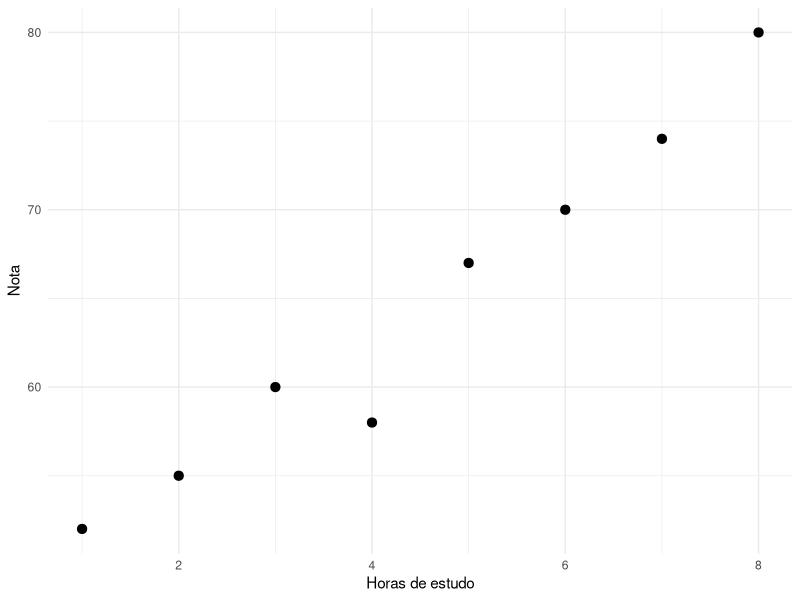
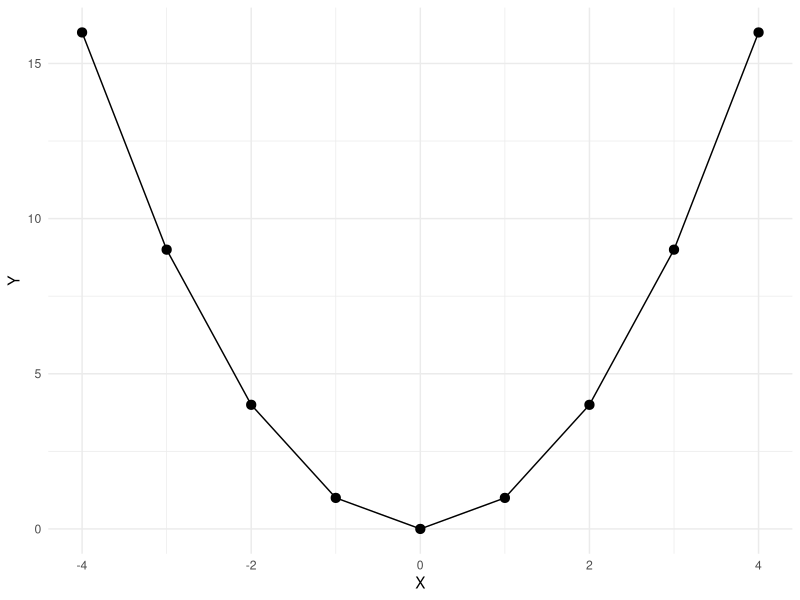
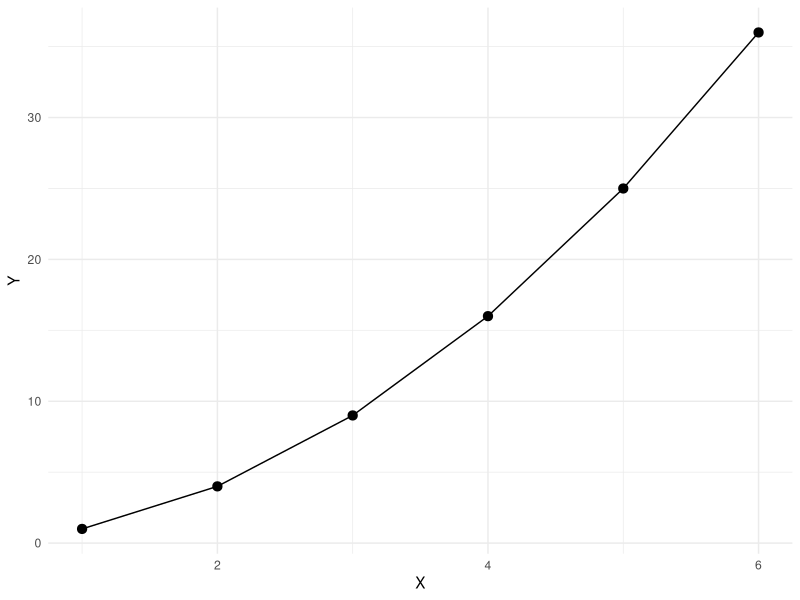
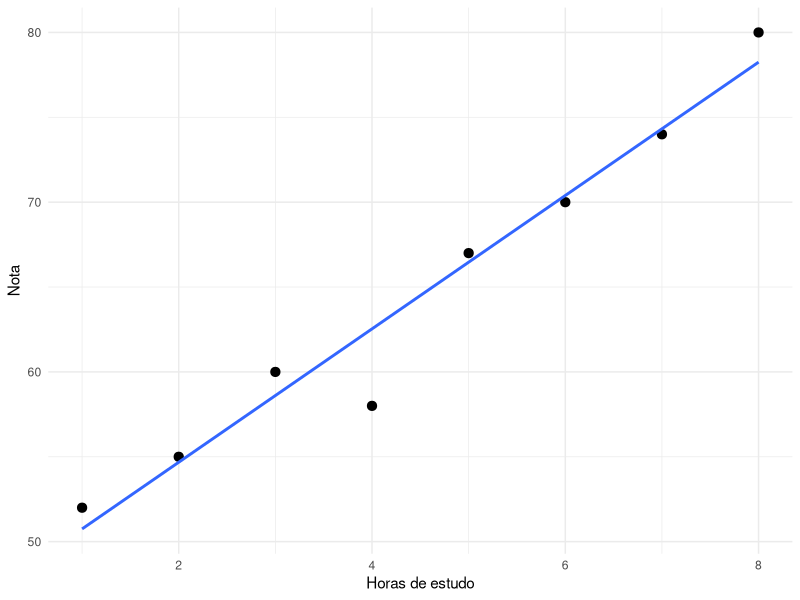
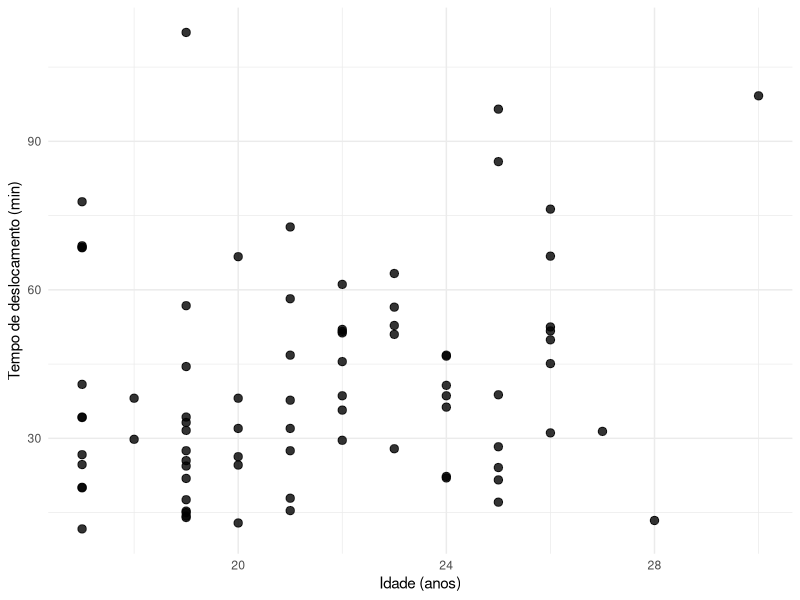
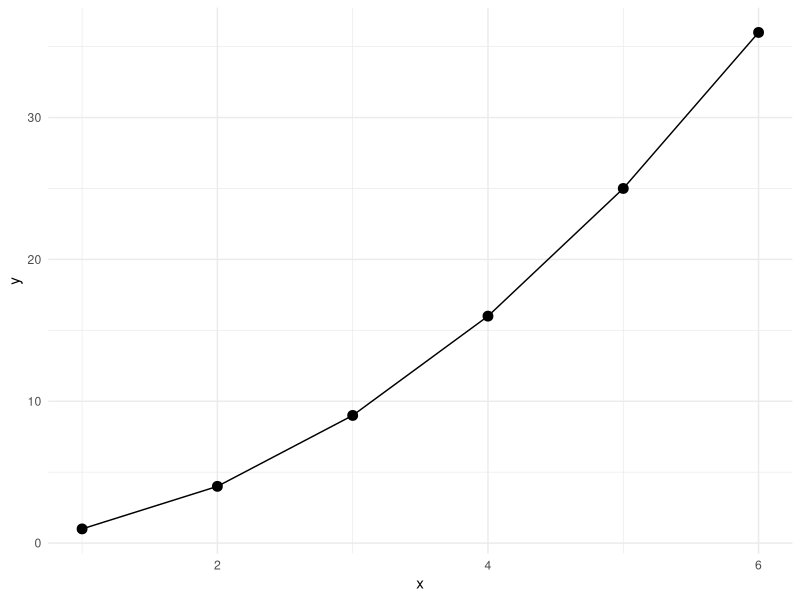
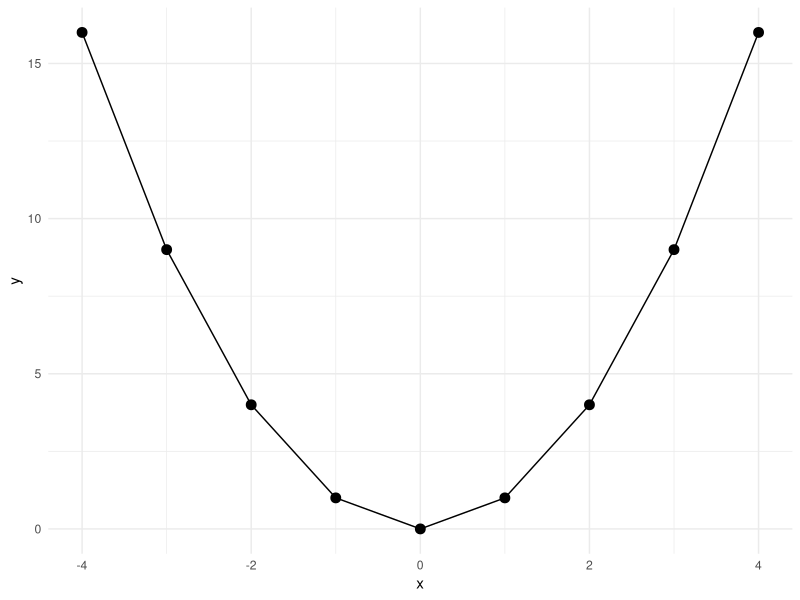
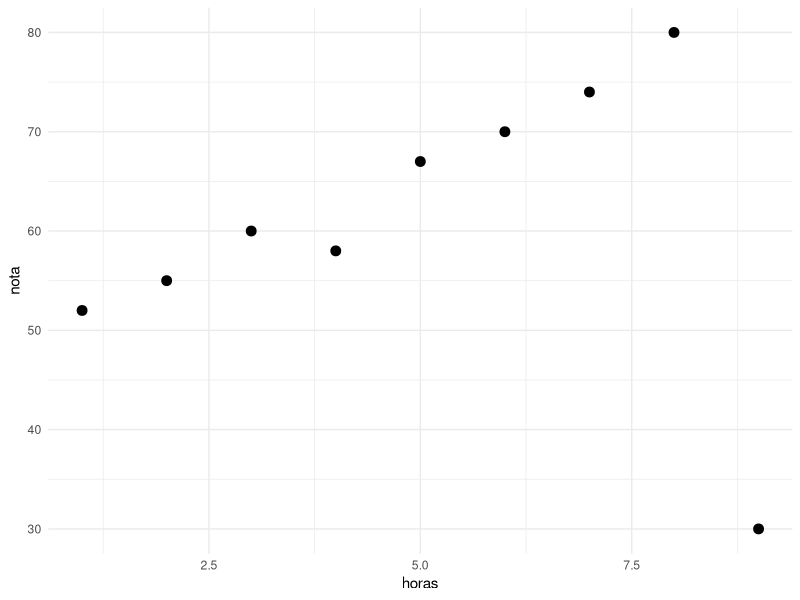

Reproduce these figures in R, in order.
## ---- chunk 1
#| label: setup-associacao-quantitativas
#| include: false

library(tidyverse)

dados <- read_csv(
  "dados/estudantes80n.csv",
  show_col_types = FALSE
)

exemplo_estudo <- tibble(
  horas = 1:8,
  nota = c(
    52, 55, 60, 58,
    67, 70, 74, 80
  )
)

exemplo_nao_linear <- tibble(
  x = -4:4,
  y = x^2
)

exemplo_monotonico <- tibble(
  x = 1:6,
  y = x^2
)
## ---- chunk 2
#| label: fig-dispersao-horas-notas
#| fig-cap: "Diagrama de dispersão das horas de estudo e das notas."
#| fig-alt: "Pontos mostrando tendência crescente entre horas de estudo e nota."
#| echo: false

ggplot(
  exemplo_estudo,
  aes(
    x = horas,
    y = nota
  )
) +
  geom_point(size = 2.8) +
  labs(
    x = "Horas de estudo",
    y = "Nota"
  ) +
  theme_minimal()
## ---- chunk 3
#| label: fig-relacao-nao-linear
#| fig-cap: "Exemplo de associação não linear em forma de U."
#| fig-alt: "Pontos formando uma parábola em U."
#| echo: false

ggplot(
  exemplo_nao_linear,
  aes(
    x = x,
    y = y
  )
) +
  geom_point(size = 2.8) +
  geom_line() +
  labs(
    x = "X",
    y = "Y"
  ) +
  theme_minimal()
## ---- chunk 4
#| label: fig-monotonica-nao-linear
#| fig-cap: "Exemplo de associação monotônica crescente, mas não linear."
#| fig-alt: "Pontos crescentes formando uma curva convexa."
#| echo: false

ggplot(
  exemplo_monotonico,
  aes(
    x = x,
    y = y
  )
) +
  geom_point(size = 2.8) +
  geom_line() +
  labs(
    x = "X",
    y = "Y"
  ) +
  theme_minimal()
## ---- chunk 5
#| label: fig-reta-horas-notas
#| fig-cap: "Diagrama de dispersão com reta de tendência ajustada."
#| fig-alt: "Pontos de horas de estudo e nota acompanhados por uma reta crescente."
#| echo: false

ggplot(
  exemplo_estudo,
  aes(
    x = horas,
    y = nota
  )
) +
  geom_point(size = 2.8) +
  geom_smooth(
    method = "lm",
    se = FALSE
  ) +
  labs(
    x = "Horas de estudo",
    y = "Nota"
  ) +
  theme_minimal()
## ---- chunk 6
library(tidyverse)

dados <- read_csv(
  "dados/estudantes80n.csv",
  show_col_types = FALSE
)
## ---- chunk 7
dados |>
  select(
    idade_anos,
    faltas,
    tempo_deslocamento_min,
    altura_m
  ) |>
  glimpse()
## ---- chunk 8
dados |>
  ggplot(
    aes(
      x = idade_anos,
      y = tempo_deslocamento_min
    )
  ) +
  geom_point(
    size = 2.5,
    alpha = 0.8
  ) +
  labs(
    x = "Idade (anos)",
    y = "Tempo de deslocamento (min)"
  ) +
  theme_minimal()
## ---- chunk 9
cov(
  dados$idade_anos,
  dados$tempo_deslocamento_min,
  use = "complete.obs"
)
## ---- chunk 10
cor(
  dados$idade_anos,
  dados$tempo_deslocamento_min,
  use = "complete.obs",
  method = "pearson"
)
## ---- chunk 11
cor(
  dados$idade_anos,
  dados$tempo_deslocamento_min,
  use = "complete.obs",
  method = "spearman"
)
## ---- chunk 12
dados_quantitativos <- dados |>
  select(
    idade_anos,
    faltas,
    tempo_deslocamento_min,
    altura_m
  )

cor(
  dados_quantitativos,
  use = "complete.obs",
  method = "pearson"
)
## ---- chunk 13
cor(
  dados_quantitativos,
  use = "complete.obs",
  method = "spearman"
)
## ---- chunk 14
monotonico <- tibble(
  x = 1:6,
  y = (1:6)^2
)

monotonico
## ---- chunk 15
monotonico |>
  ggplot(
    aes(
      x = x,
      y = y
    )
  ) +
  geom_point(size = 3) +
  geom_line() +
  theme_minimal()
## ---- chunk 16
cor(
  monotonico$x,
  monotonico$y,
  method = "pearson"
)

cor(
  monotonico$x,
  monotonico$y,
  method = "spearman"
)
## ---- chunk 17
nao_linear <- tibble(
  x = -4:4,
  y = (-4:4)^2
)
## ---- chunk 18
nao_linear |>
  ggplot(
    aes(
      x = x,
      y = y
    )
  ) +
  geom_point(size = 3) +
  geom_line() +
  theme_minimal()
## ---- chunk 19
cor(
  nao_linear$x,
  nao_linear$y,
  method = "pearson"
)

cor(
  nao_linear$x,
  nao_linear$y,
  method = "spearman"
)
## ---- chunk 20
estudo <- tibble(
  horas = 1:8,
  nota = c(
    52, 55, 60, 58,
    67, 70, 74, 80
  )
)
## ---- chunk 21
cor(
  estudo$horas,
  estudo$nota,
  method = "pearson"
)

cor(
  estudo$horas,
  estudo$nota,
  method = "spearman"
)
## ---- chunk 22
estudo_extremo <- estudo |>
  add_row(
    horas = 9,
    nota = 30
  )
## ---- chunk 23
cor(
  estudo_extremo$horas,
  estudo_extremo$nota,
  method = "pearson"
)

cor(
  estudo_extremo$horas,
  estudo_extremo$nota,
  method = "spearman"
)
## ---- chunk 24
estudo_extremo |>
  ggplot(
    aes(
      x = horas,
      y = nota
    )
  ) +
  geom_point(size = 3) +
  theme_minimal()
## ---- chunk 25
modelo_tempo <- lm(
  tempo_deslocamento_min ~ idade_anos,
  data = dados
)
## ---- chunk 26
coef(
  modelo_tempo
)
## ---- chunk 27
dados |>
  ggplot(
    aes(
      x = idade_anos,
      y = tempo_deslocamento_min
    )
  ) +
  geom_point(
    size = 2.5,
    alpha = 0.8
  ) +
  geom_smooth(
    method = "lm",
    se = FALSE
  ) +
  labs(
    x = "Idade (anos)",
    y = "Tempo de deslocamento (min)"
  ) +
  theme_minimal()
## ---- chunk 28
diagnostico_tempo <- dados |>
  mutate(
    ajustado = fitted(
      modelo_tempo
    ),
    residuo = residuals(
      modelo_tempo
    )
  ) |>
  select(
    id_estudante,
    idade_anos,
    tempo_deslocamento_min,
    ajustado,
    residuo
  )

diagnostico_tempo |>
  slice_head(n = 10)
## ---- chunk 29
diagnostico_tempo |>
  ggplot(
    aes(
      x = ajustado,
      y = residuo
    )
  ) +
  geom_point(
    size = 2.5,
    alpha = 0.8
  ) +
  geom_hline(
    yintercept = 0,
    linetype = "dashed"
  ) +
  labs(
    x = "Tempo ajustado (min)",
    y = "Resíduo"
  ) +
  theme_minimal()
## ---- chunk 30
r2_tempo <- summary(
  modelo_tempo
)$r.squared

r2_tempo
## ---- chunk 31
r_tempo <- cor(
  dados$idade_anos,
  dados$tempo_deslocamento_min,
  use = "complete.obs"
)

r_tempo^2
## ---- chunk 32
range(
  dados$idade_anos,
  na.rm = TRUE
)
## ---- chunk 33
predict(
  modelo_tempo,
  newdata = tibble(
    idade_anos = 22
  )
)
